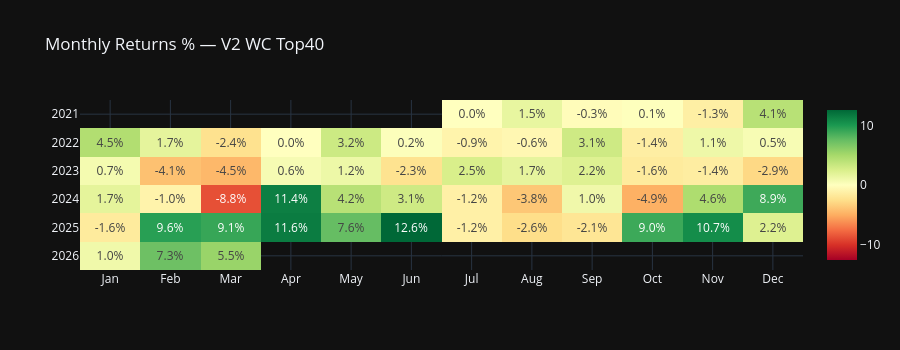
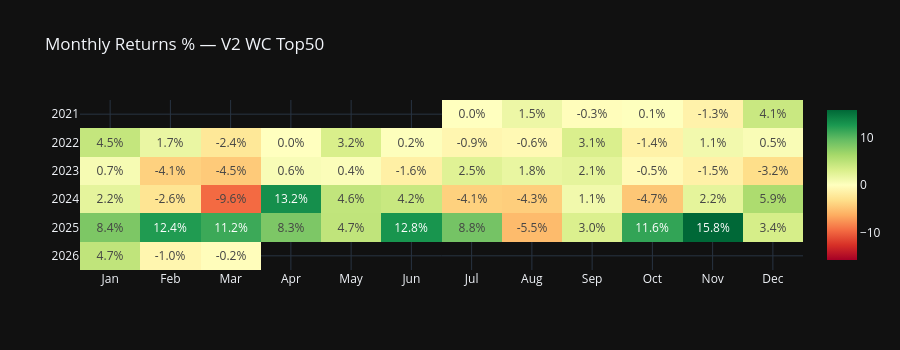
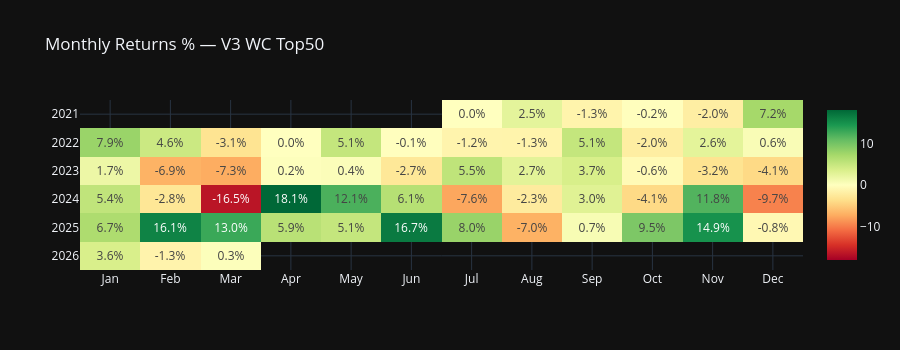

Notebook code for these charts, in order:
### Markdown cell above
---
## 6. Monthly Returns Heatmaps (Top 3 by Calmar)

### Code cell
top3_calmar = metrics_df.head(3)["Config"].tolist()
print(f"Top 3 by Calmar: {top3_calmar}")

month_names = ["Jan", "Feb", "Mar", "Apr", "May", "Jun",
               "Jul", "Aug", "Sep", "Oct", "Nov", "Dec"]

for label in top3_calmar:
    dpnl = daily_pnls[label]
    # Monthly returns as % of starting equity for that month
    eq = equity_curves[label]

    # Group by year-month
    monthly_pnl = dpnl.groupby([dpnl.index.year, dpnl.index.month]).sum()
    monthly_eq_start = eq.groupby([eq.index.year, eq.index.month]).first()
    monthly_ret = (monthly_pnl / monthly_eq_start.shift(1).fillna(INITIAL_CAPITAL)) * 100

    # Pivot to year x month
    years = sorted(set(dpnl.index.year))
    months = list(range(1, 13))
    heatmap_data = pd.DataFrame(index=years, columns=months, dtype=float)
    for (y, m), val in monthly_ret.items():
        heatmap_data.loc[y, m] = val

    fig_hm = go.Figure(
        data=go.Heatmap(
            z=heatmap_data.values,
            x=month_names,
            y=[str(y) for y in heatmap_data.index],
            colorscale="RdYlGn",
            zmid=0,
            text=np.where(
                pd.isna(heatmap_data.values),
                "",
                np.vectorize(lambda x: f"{x:.1f}%")(np.nan_to_num(heatmap_data.values))
            ),
            texttemplate="%{text}",
            hovertemplate="%{y} %{x}<br>Return: %{z:.1f}%<extra></extra>",
        )
    )
    fig_hm.update_layout(
        title=f"Monthly Returns % — {label}",
        height=350, width=900,
        yaxis=dict(autorange="reversed"),
    )
    fig_hm.show()

### Figure 1 — Plotly figure (JSON) as saved in the notebook; plotly's stock layout.template omitted (floating-point values rounded to 4 significant figures)
{"data": [{"colorscale": [[0.0, "rgb(165,0,38)"], [0.1, "rgb(215,48,39)"], [0.2, "rgb(244,109,67)"], [0.3, "rgb(253,174,97)"], [0.4, "rgb(254,224,139)"], [0.5, "rgb(255,255,191)"], [0.6, "rgb(217,239,139)"], [0.7, "rgb(166,217,106)"], [0.8, "rgb(102,189,99)"], [0.9, "rgb(26,152,80)"], [1.0, "rgb(0,104,55)"]], "hovertemplate": "%{y} %{x}<br>Return: %{z:.1f}%<extra></extra>", "text": [["", "", "", "", "", "", "0.0%", "1.5%", "-0.3%", "0.1%", "-1.3%", "4.1%"], ["4.5%", "1.7%", "-2.4%", "0.0%", "3.2%", "0.2%", "-0.9%", "-0.6%", "3.1%", "-1.4%", "1.1%", "0.5%"], ["0.7%", "-4.1%", "-4.5%", "0.6%", "1.2%", "-2.3%", "2.5%", "1.7%", "2.2%", "-1.6%", "-1.4%", "-2.9%"], ["1.7%", "-1.0%", "-8.8%", "11.4%", "4.2%", "3.1%", "-1.2%", "-3.8%", "1.0%", "-4.9%", "4.6%", "8.9%"], ["-1.6%", "9.6%", "9.1%", "11.6%", "7.6%", "12.6%", "-1.2%", "-2.6%", "-2.1%", "9.0%", "10.7%", "2.2%"], ["1.0%", "7.3%", "5.5%", "", "", "", "", "", "", "", "", ""]], "texttemplate": "%{text}", "type": "heatmap", "x": ["Jan", "Feb", "Mar", "Apr", "May", "Jun", "Jul", "Aug", "Sep", "Oct", "Nov", "Dec"], "y": ["2021", "2022", "2023", "2024", "2025", "2026"], "z": [[NaN, NaN, NaN, NaN, NaN, NaN, 0.0, 1.497, -0.2539, 0.07801, -1.299, 4.137], [4.478, 1.719, -2.352, 0.0, 3.153, 0.1757, -0.9179, -0.6472, 3.063, -1.374, 1.111, 0.519], [0.7091, -4.081, -4.529, 0.576, 1.176, -2.288, 2.515, 1.663, 2.196, -1.649, -1.449, -2.88], [1.726, -0.9753, -8.768, 11.39, 4.155, 3.082, -1.217, -3.792, 1.027, -4.877, 4.63, 8.912], [-1.639, 9.629, 9.14, 11.59, 7.558, 12.62, -1.216, -2.577, -2.051, 8.965, 10.7, 2.223], [1.016, 7.269, 5.543, NaN, NaN, NaN, NaN, NaN, NaN, NaN, NaN, NaN]], "zmid": 0}], "layout": {"height": 350, "title": {"text": "Monthly Returns % — V2 WC Top40"}, "width": 900, "yaxis": {"autorange": "reversed"}}}

### Figure 2 — Plotly figure (JSON) as saved in the notebook; plotly's stock layout.template omitted (floating-point values rounded to 4 significant figures)
{"data": [{"colorscale": [[0.0, "rgb(165,0,38)"], [0.1, "rgb(215,48,39)"], [0.2, "rgb(244,109,67)"], [0.3, "rgb(253,174,97)"], [0.4, "rgb(254,224,139)"], [0.5, "rgb(255,255,191)"], [0.6, "rgb(217,239,139)"], [0.7, "rgb(166,217,106)"], [0.8, "rgb(102,189,99)"], [0.9, "rgb(26,152,80)"], [1.0, "rgb(0,104,55)"]], "hovertemplate": "%{y} %{x}<br>Return: %{z:.1f}%<extra></extra>", "text": [["", "", "", "", "", "", "0.0%", "1.5%", "-0.3%", "0.1%", "-1.3%", "4.1%"], ["4.5%", "1.7%", "-2.4%", "0.0%", "3.2%", "0.2%", "-0.9%", "-0.6%", "3.1%", "-1.4%", "1.1%", "0.5%"], ["0.7%", "-4.1%", "-4.5%", "0.6%", "0.4%", "-1.6%", "2.5%", "1.8%", "2.1%", "-0.5%", "-1.5%", "-3.2%"], ["2.2%", "-2.6%", "-9.6%", "13.2%", "4.6%", "4.2%", "-4.1%", "-4.3%", "1.1%", "-4.7%", "2.2%", "5.9%"], ["8.4%", "12.4%", "11.2%", "8.3%", "4.7%", "12.8%", "8.8%", "-5.5%", "3.0%", "11.6%", "15.8%", "3.4%"], ["4.7%", "-1.0%", "-0.2%", "", "", "", "", "", "", "", "", ""]], "texttemplate": "%{text}", "type": "heatmap", "x": ["Jan", "Feb", "Mar", "Apr", "May", "Jun", "Jul", "Aug", "Sep", "Oct", "Nov", "Dec"], "y": ["2021", "2022", "2023", "2024", "2025", "2026"], "z": [[NaN, NaN, NaN, NaN, NaN, NaN, 0.0, 1.497, -0.2539, 0.07801, -1.299, 4.137], [4.478, 1.719, -2.352, 0.0, 3.153, 0.1757, -0.9179, -0.6472, 3.063, -1.374, 1.111, 0.519], [0.7091, -4.081, -4.529, 0.576, 0.3737, -1.567, 2.545, 1.843, 2.122, -0.5061, -1.465, -3.206], [2.153, -2.648, -9.608, 13.2, 4.631, 4.235, -4.099, -4.312, 1.142, -4.744, 2.171, 5.868], [8.358, 12.4, 11.22, 8.326, 4.699, 12.84, 8.759, -5.513, 2.992, 11.64, 15.79, 3.354], [4.718, -0.9645, -0.2297, NaN, NaN, NaN, NaN, NaN, NaN, NaN, NaN, NaN]], "zmid": 0}], "layout": {"height": 350, "title": {"text": "Monthly Returns % — V2 WC Top50"}, "width": 900, "yaxis": {"autorange": "reversed"}}}

### Figure 3 — Plotly figure (JSON) as saved in the notebook; plotly's stock layout.template omitted (floating-point values rounded to 4 significant figures)
{"data": [{"colorscale": [[0.0, "rgb(165,0,38)"], [0.1, "rgb(215,48,39)"], [0.2, "rgb(244,109,67)"], [0.3, "rgb(253,174,97)"], [0.4, "rgb(254,224,139)"], [0.5, "rgb(255,255,191)"], [0.6, "rgb(217,239,139)"], [0.7, "rgb(166,217,106)"], [0.8, "rgb(102,189,99)"], [0.9, "rgb(26,152,80)"], [1.0, "rgb(0,104,55)"]], "hovertemplate": "%{y} %{x}<br>Return: %{z:.1f}%<extra></extra>", "text": [["", "", "", "", "", "", "0.0%", "2.5%", "-1.3%", "-0.2%", "-2.0%", "7.2%"], ["7.9%", "4.6%", "-3.1%", "0.0%", "5.1%", "-0.1%", "-1.2%", "-1.3%", "5.1%", "-2.0%", "2.6%", "0.6%"], ["1.7%", "-6.9%", "-7.3%", "0.2%", "0.4%", "-2.7%", "5.5%", "2.7%", "3.7%", "-0.6%", "-3.2%", "-4.1%"], ["5.4%", "-2.8%", "-16.5%", "18.1%", "12.1%", "6.1%", "-7.6%", "-2.3%", "3.0%", "-4.1%", "11.8%", "-9.7%"], ["6.7%", "16.1%", "13.0%", "5.9%", "5.1%", "16.7%", "8.0%", "-7.0%", "0.7%", "9.5%", "14.9%", "-0.8%"], ["3.6%", "-1.3%", "0.3%", "", "", "", "", "", "", "", "", ""]], "texttemplate": "%{text}", "type": "heatmap", "x": ["Jan", "Feb", "Mar", "Apr", "May", "Jun", "Jul", "Aug", "Sep", "Oct", "Nov", "Dec"], "y": ["2021", "2022", "2023", "2024", "2025", "2026"], "z": [[NaN, NaN, NaN, NaN, NaN, NaN, 0.0, 2.534, -1.338, -0.1657, -1.966, 7.215], [7.894, 4.631, -3.133, 0.0, 5.121, -0.1043, -1.242, -1.288, 5.122, -2.026, 2.551, 0.6128], [1.734, -6.891, -7.288, 0.1905, 0.3916, -2.689, 5.458, 2.686, 3.679, -0.641, -3.187, -4.054], [5.404, -2.836, -16.54, 18.09, 12.12, 6.132, -7.637, -2.295, 2.987, -4.056, 11.82, -9.681], [6.686, 16.05, 12.95, 5.889, 5.118, 16.71, 7.972, -6.951, 0.7416, 9.531, 14.9, -0.837], [3.637, -1.343, 0.2821, NaN, NaN, NaN, NaN, NaN, NaN, NaN, NaN, NaN]], "zmid": 0}], "layout": {"height": 350, "title": {"text": "Monthly Returns % — V3 WC Top50"}, "width": 900, "yaxis": {"autorange": "reversed"}}}
